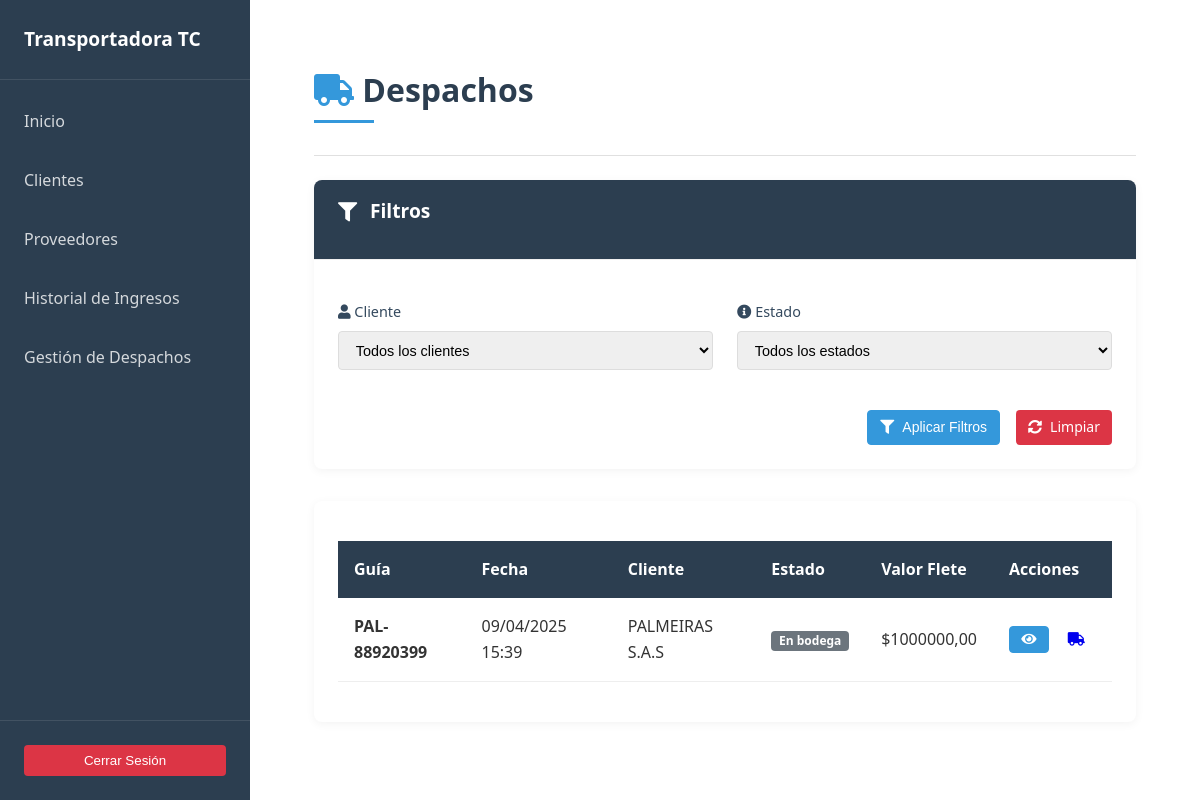
Page /despachos/ on the earlier database version.
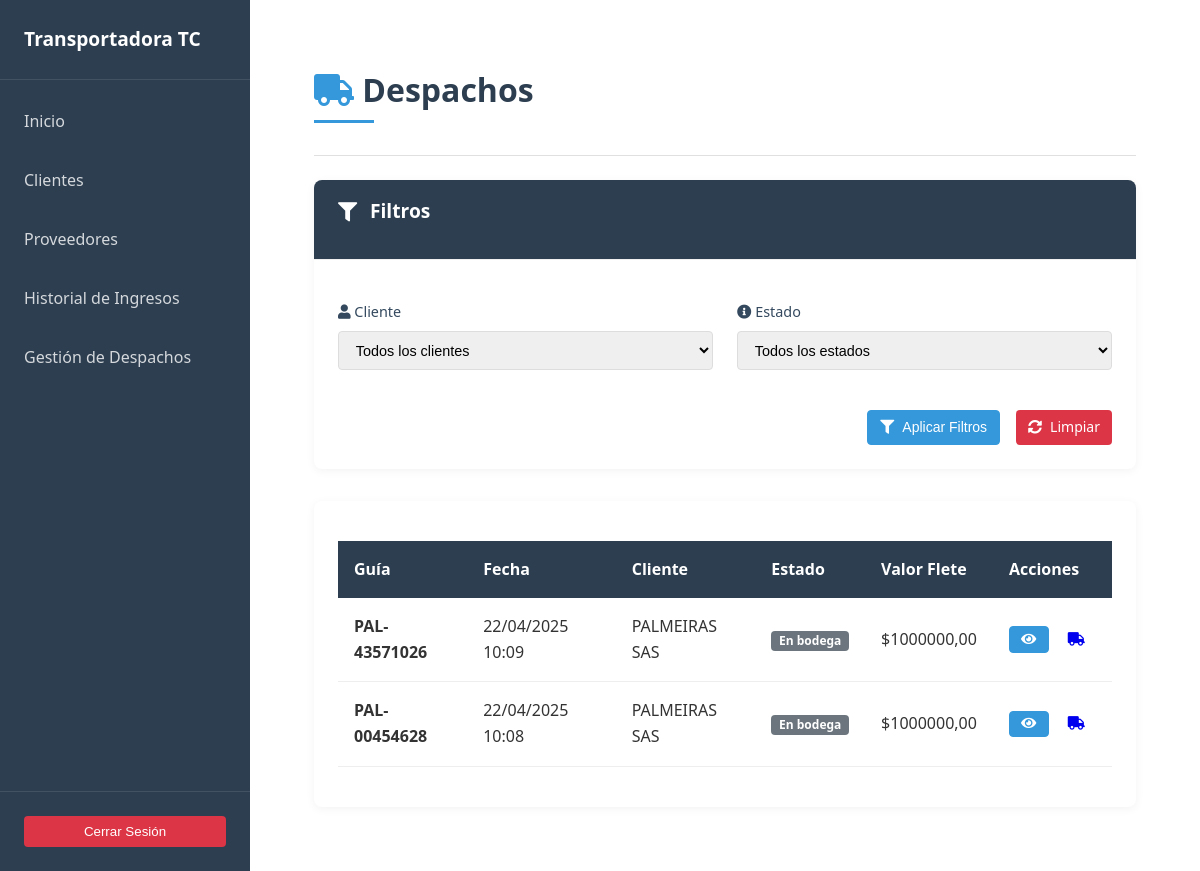
Same page on the later database version.
### despachos/models.py (models this page shows, shortened)
class Despacho(models.Model):
    ESTADOS = (
        ('BODEGA', 'En bodega'),
        ('RUTA', 'En ruta'),
        ('ENTREGADO', 'Entregado'),
    )
    cliente = models.ForeignKey(Cliente, on_delete=models.CASCADE, related_name='despachos')
    fecha_creacion = models.DateTimeField(auto_now_add=True)
    guia = models.CharField(max_length=20, unique=True, blank=True)
    estado = models.CharField(max_length=20, choices=ESTADOS, default='BODEGA')
    valor_flete = models.DecimalField(max_digits=10, decimal_places=2)
    observaciones = models.TextField(blank=True, null=True)

### clientes/models.py (models this page shows, shortened)
class Cliente(models.Model):
    nit = models.CharField(max_length=255, default="", unique=True, blank=False)
    nombre = models.CharField(max_length=255, blank=False)
    email = models.EmailField()
    telefono = models.CharField(max_length=15)
    ciudad = models.CharField(max_length=255)
    direccion = models.CharField(max_length=255)
    proveedores = models.ManyToManyField(Proveedor, related_name="clientes", blank=True)
    fecha_creacion = models.DateTimeField(auto_now_add=True)

### despachos/views.py (the view)
# urls.py: path('', views.lista_despachos, name='lista_despachos'),
def lista_despachos(request, cliente_nombre=None):
    despachos = Despacho.objects.all().order_by('-fecha_creacion')
    cliente = None
    estados = Despacho.ESTADOS
    if cliente_nombre:
        cliente = get_object_or_404(Cliente, nombre=cliente_nombre)
        despachos = despachos.filter(cliente=cliente)
    estado_filter = request.GET.get('estado')
    if estado_filter:
        despachos = despachos.filter(estado=estado_filter)
    stats = {
        'total_despachos': 0,
        'en_bodega': 0,
        'en_ruta': 0,
        'entregados': 0
    }
    if cliente:
        stats['total_despachos'] = despachos.count()
        stats['en_bodega'] = despachos.filter(estado='BODEGA').count()
        stats['en_ruta'] = despachos.filter(estado='RUTA').count()
        stats['entregados'] = despachos.filter(estado='ENTREGADO').count()
    paginator = Paginator(despachos, 15)  # 15 items por página
    page_number = request.GET.get('page')
    page_obj = paginator.get_page(page_number)
    context = {
        'despachos': page_obj,
        'cliente': cliente,
        'clientes': Cliente.objects.all(),
        'estados': estados,
        **stats
    }
    return render(request, 'despachos/lista_despachos.html', context)

### despachos/templates/despachos/lista_despachos.html (shortened to what this page needs)
{% extends 'base.html' %}
{% load static %}
{% block content %}
<link rel="stylesheet" href="{% static 'css/styles.css' %}">
<main class="main-content">
    <header class="content__header content__header--flex">
        <div>
            <h1 class="content__title">
                <i class="fas fa-truck"></i> Despachos
            </h1>
        </div>
    </header>
    <hr class="divider">
    <section class="content__body">
        <div class="filters-card">
            <div class="card__header">
                <h3 class="card__title">
                    <i class="fas fa-filter"></i> Filtros
                </h3>
            </div>
            <div class="card__body">
                <form method="get" class="filter-form">
                    <div class="filter-grid">
                        <div class="filter-group">
                            <label for="clienteFilter" class="filter-label">
                                <i class="fas fa-user"></i> Cliente
                            </label>
                            <select id="clienteFilter" class="filter-select" onchange="location = this.value;">
                                <option value="{% url 'lista_despachos' %}">Todos los clientes</option>
                            </select>
                        </div>
                        <div class="filter-group">
                            <label for="estadoFilter" class="filter-label">
                                <i class="fas fa-info-circle"></i> Estado
                            </label>
                            <select id="estadoFilter" class="filter-select" name="estado">
                                <option value="">Todos los estados</option>
                            </select>
                        </div>
                    </div>
                    <div class="filter-actions">
                        <button type="submit" class="btn btn--primary btn--icon">
                            <i class="fas fa-filter"></i> Aplicar Filtros
                        </button>
                        <a href="{% if cliente %}{% url 'lista_despachos_cliente' cliente.nombre %}{% else %}{% url 'lista_despachos' %}{% endif %}"
                           class="btn btn--danger btn--icon">
                            <i class="fas fa-sync-alt"></i> Limpiar
                        </a>
                    </div>
                </form>
            </div>
        </div>
        <div class="card">
            <div class="card__body">
                {% if despachos %}
                <div class="table-responsive">
                    <table class="data-table">
                        <thead>
                            <tr>
                                <th>Guía</th>
                                <th>Fecha</th>
                                <th>Cliente</th>
                                <th>Estado</th>
                                <th>Valor Flete</th>
                                <th>Acciones</th>
                            </tr>
                        </thead>
                        <tbody>
                            {% for despacho in despachos %}
                            <tr>
                                <td data-label="Guía">
                                    <strong>{{ despacho.guia }}</strong>
                                </td>
                                <td data-label="Fecha">{{ despacho.fecha_creacion|date:"d/m/Y H:i" }}</td>
                                <td data-label="Cliente">{{ despacho.cliente.nombre }}</td>
                                <td data-label="Estado">
                                    <span class="badge
                                        {% if despacho.estado == 'ENTREGADO' %}bg-success
                                        {% elif despacho.estado == 'RUTA' %}bg-warning
                                        {% else %}bg-secondary{% endif %}">
                                        {{ despacho.get_estado_display }}
                                    </span>
                                </td>
                                <td data-label="Valor Flete">${{ despacho.valor_flete|floatformat:2 }}</td>
                                <td data-label="Acciones">
                                    <div class="actions-group">
                                        <a href="{% url 'detalle_despacho' despacho.pk %}"
                                           class="btn btn--primary btn--sm"
                                           title="Ver detalle">
                                            <i class="fas fa-eye"></i>
                                        </a>
                                        {% if despacho.estado == 'BODEGA' %}
                                        <a href="{% url 'cambiar_estado_despacho' despacho.pk 'RUTA' %}"
                                           class="btn btn--warning btn--sm"
                                           title="Marcar como En Ruta">
                                            <i class="fas fa-truck"></i>
                                        </a>
                                        {% elif despacho.estado == 'RUTA' %}
                                        <a href="{% url 'cambiar_estado_despacho' despacho.pk 'ENTREGADO' %}"
                                           class="btn btn--success btn--sm"
                                           title="Marcar como Entregado">
                                            <i class="fas fa-check-circle"></i>
                                        </a>
                                        {% endif %}
                                    </div>
                                </td>
                            </tr>
                            {% endfor %}
                        </tbody>
                    </table>
                </div>
                {% endif %}
            </div>
        </div>
    </section>
</main>
{% endblock %}

### main/templates/base.html (shortened to what this page needs)
{% load static %}
<!DOCTYPE html>
<html lang="es">
<head>
    <link rel="stylesheet" href="{% static 'css/styles.css' %}">
    <link rel="stylesheet" href="https://cdnjs.cloudflare.com/ajax/libs/font-awesome/5.15.4/css/all.min.css">
</head>
<body>
    <div class="layout">
        <aside class="sidebar">
            <div class="sidebar__header">
                <h2 class="sidebar__title">Transportadora TC</h2>
            </div>
            <nav class="sidebar__nav">
                <ul class="sidebar__menu">
                    <li class="sidebar__item"><a href="{% url 'home' %}" class="sidebar__link">Inicio</a></li>
                    <li class="sidebar__item"><a href="{% url 'clientes' %}" class="sidebar__link">Clientes</a></li>
                    <li class="sidebar__item"><a href="{% url 'proveedores' %}" class="sidebar__link">Proveedores</a></li>
                    <li class="sidebar__item"><a href="{% url 'historial_cargas' %}" class="sidebar__link">Historial de Ingresos</a></li>
                    <li class="sidebar__item"><a href="{% url 'lista_despachos' %}" class="sidebar__link">Gestión de Despachos</a></li>
                </ul>
            </nav>
            <form action="{% url 'logout' %}" method="post" class="sidebar__logout">
                <button type="submit" class="sidebar__logout-btn">Cerrar Sesión</button>
            </form>
        </aside>
        <main class="content">
            {% block content %}
            {% endblock %}
        </main>
    </div>
</body>
</html>

Differences in the rows shown:
removed Despacho: guia "PAL-88920399", fecha_creacion "09/04/2025 15:39", cliente.nombre "PALMEIRAS S.A.S", estado "En bodega", valor_flete "1000000,00"
added Despacho: guia "PAL-43571026", fecha_creacion "22/04/2025 10:09", cliente.nombre "PALMEIRAS SAS", estado "En bodega", valor_flete "1000000,00"
added Despacho: guia "PAL-00454628", fecha_creacion "22/04/2025 10:08", cliente.nombre "PALMEIRAS SAS", estado "En bodega", valor_flete "1000000,00"
